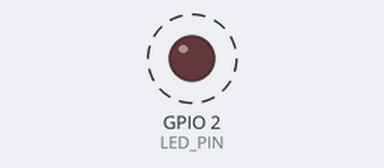
This program was run on a simulated ESP32. Shown: output pins drawn as LEDs (lit = HIGH). Dashed ring = blinking. What the program prints to the serial monitor is not drawn.

Above: at 0.2 s.
Timing chart, 0 to 3.0 s (numbered marks = the images above):
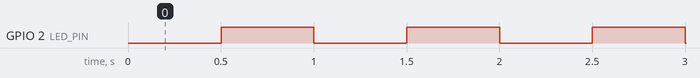

Measured:
- by itself, GPIO 2 (LED_PIN): alternates HIGH for 0.50 s and LOW for 0.50 s

The program:

main.cpp
```cpp
#include <Arduino.h>

// LED tích hợp và LED ngoài cùng dùng GPIO 2
const int LED_PIN = 2;

// Chu kỳ thời gian (ms)
const unsigned long LED_TOGGLE_INTERVAL = 500;   // Đổi trạng thái mỗi 500ms
const unsigned long SERIAL_INTERVAL = 3000;      // Gửi Serial mỗi 3 giây

// Mốc thời gian riêng cho từng tiến trình
unsigned long previousMillisLED = 0;
unsigned long previousMillisSerial = 0;

// Trạng thái LED
bool ledState = LOW;

// Tiến trình 1: Heartbeat LED
void taskHeartbeatLED(unsigned long currentMillis) {
  if (currentMillis - previousMillisLED >= LED_TOGGLE_INTERVAL) {
    previousMillisLED = currentMillis;

    ledState = !ledState;
    digitalWrite(LED_PIN, ledState);
  }
}

// Tiến trình 2: Gửi báo cáo Serial
void taskSerialReport(unsigned long currentMillis) {
  if (currentMillis - previousMillisSerial >= SERIAL_INTERVAL) {
    previousMillisSerial = currentMillis;

    Serial.print("[System Heartbeat] Thoi gian hoat dong: ");
    Serial.print(currentMillis);
    Serial.print(" ms (~");
    Serial.print(currentMillis / 1000);
    Serial.println(" giay)");
  }
}

void setup() {
  pinMode(LED_PIN, OUTPUT);
  digitalWrite(LED_PIN, LOW);

  Serial.begin(115200);

  Serial.println("========================================");
  Serial.println("ESP32 - Bai 3: LED Heartbeat + Serial");
  Serial.println("========================================");
}

void loop() {
  unsigned long currentMillis = millis();

  // Hai tiến trình chạy độc lập
  taskHeartbeatLED(currentMillis);
  taskSerialReport(currentMillis);
}
```
